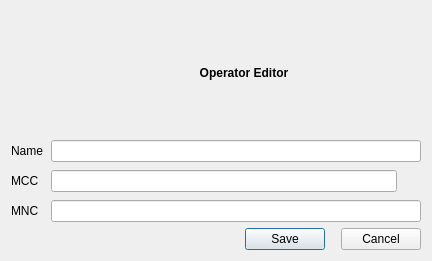
<?xml version="1.0" encoding="UTF-8"?>
<ui version="4.0">
 <class>Dialog</class>
 <widget class="QDialog" name="Dialog">
  <property name="geometry">
   <rect>
    <x>0</x>
    <y>0</y>
    <width>432</width>
    <height>261</height>
   </rect>
  </property>
  <property name="windowTitle">
   <string>Dialog</string>
  </property>
  <layout class="QVBoxLayout" name="verticalLayout_3">
   <item>
    <layout class="QHBoxLayout" name="horizontalLayout_5">
     <item>
      <widget class="QLabel" name="operatorImageLabel">
       <property name="minimumSize">
        <size>
         <width>50</width>
         <height>50</height>
        </size>
       </property>
       <property name="maximumSize">
        <size>
         <width>50</width>
         <height>50</height>
        </size>
       </property>
      </widget>
     </item>
     <item>
      <widget class="QLabel" name="label_6">
       <property name="font">
        <font>
         <bold>true</bold>
        </font>
       </property>
       <property name="text">
        <string>Operator Editor</string>
       </property>
       <property name="alignment">
        <set>Qt::AlignCenter</set>
       </property>
      </widget>
     </item>
    </layout>
   </item>
   <item>
    <layout class="QHBoxLayout" name="horizontalLayout_2">
     <property name="spacing">
      <number>8</number>
     </property>
     <item>
      <layout class="QVBoxLayout" name="verticalLayout_2">
       <property name="spacing">
        <number>8</number>
       </property>
       <item>
        <widget class="QLabel" name="label">
         <property name="text">
          <string>Name</string>
         </property>
        </widget>
       </item>
       <item>
        <widget class="QLabel" name="label_2">
         <property name="text">
          <string>MCC</string>
         </property>
        </widget>
       </item>
       <item>
        <widget class="QLabel" name="label_3">
         <property name="text">
          <string>MNC</string>
         </property>
        </widget>
       </item>
      </layout>
     </item>
     <item>
      <layout class="QVBoxLayout" name="verticalLayout">
       <property name="spacing">
        <number>8</number>
       </property>
       <item>
        <widget class="QLineEdit" name="lineEditName"/>
       </item>
       <item>
        <layout class="QHBoxLayout" name="horizontalLayout">
         <item>
          <widget class="QLineEdit" name="lineEditMCC"/>
         </item>
         <item>
          <widget class="QLabel" name="flagImageLabel">
           <property name="minimumSize">
            <size>
             <width>16</width>
             <height>16</height>
            </size>
           </property>
           <property name="maximumSize">
            <size>
             <width>16</width>
             <height>16</height>
            </size>
           </property>
          </widget>
         </item>
        </layout>
       </item>
       <item>
        <widget class="QLineEdit" name="lineEditMNC"/>
       </item>
      </layout>
     </item>
    </layout>
   </item>
   <item>
    <layout class="QHBoxLayout" name="horizontalLayout_4">
     <property name="spacing">
      <number>16</number>
     </property>
     <item>
      <spacer name="horizontalSpacer">
       <property name="orientation">
        <enum>Qt::Horizontal</enum>
       </property>
       <property name="sizeHint" stdset="0">
        <size>
         <width>40</width>
         <height>20</height>
        </size>
       </property>
      </spacer>
     </item>
     <item>
      <widget class="QPushButton" name="saveButton">
       <property name="text">
        <string>Save</string>
       </property>
      </widget>
     </item>
     <item>
      <widget class="QPushButton" name="cancelButton">
       <property name="text">
        <string>Cancel</string>
       </property>
      </widget>
     </item>
    </layout>
   </item>
  </layout>
 </widget>
 <resources/>
 <connections/>
</ui>
